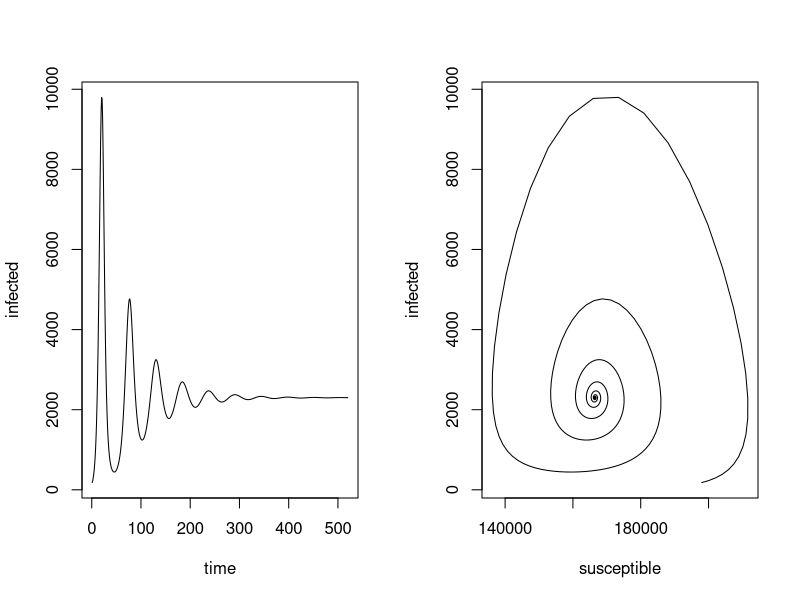
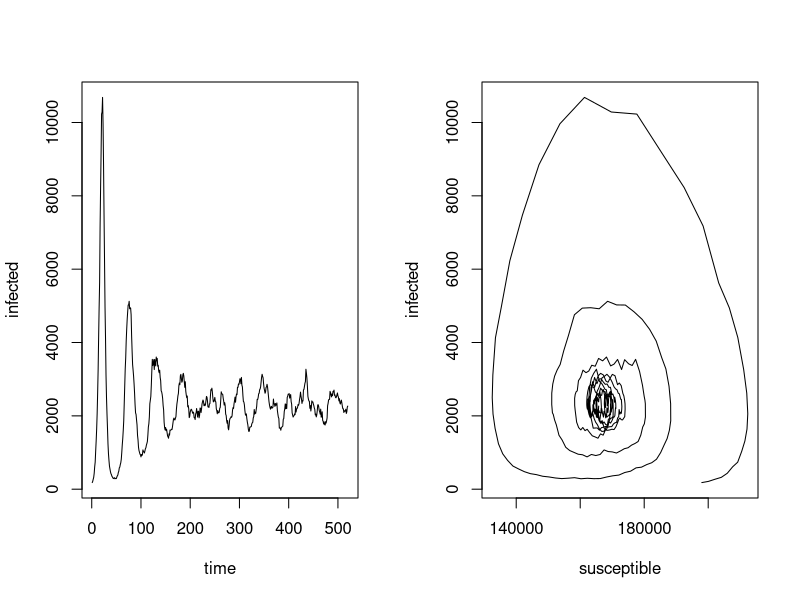
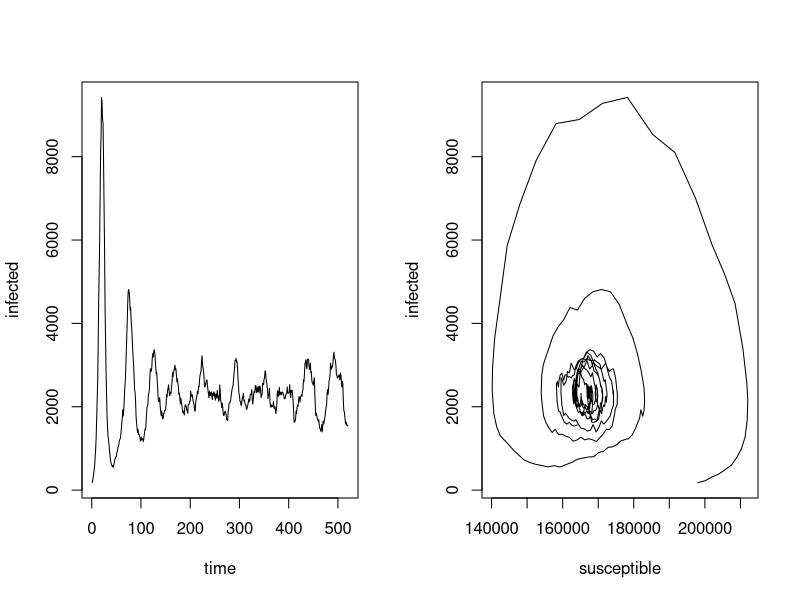
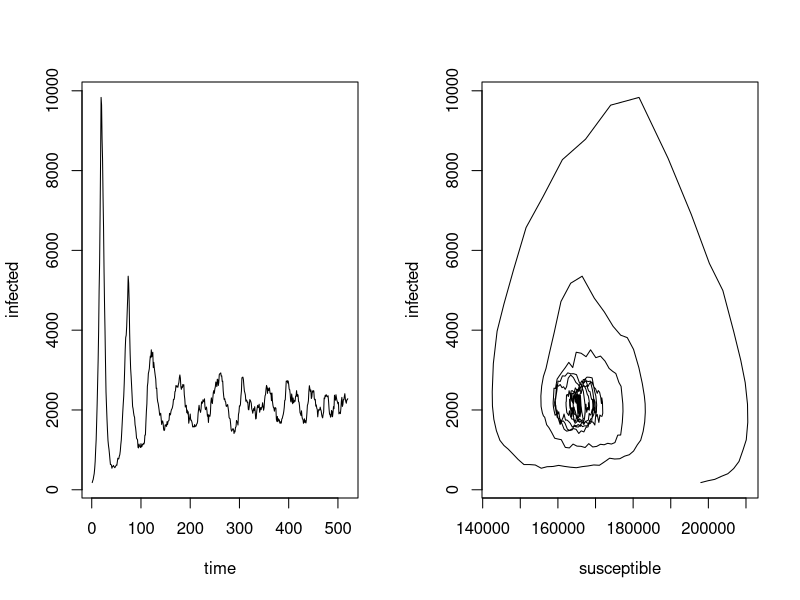
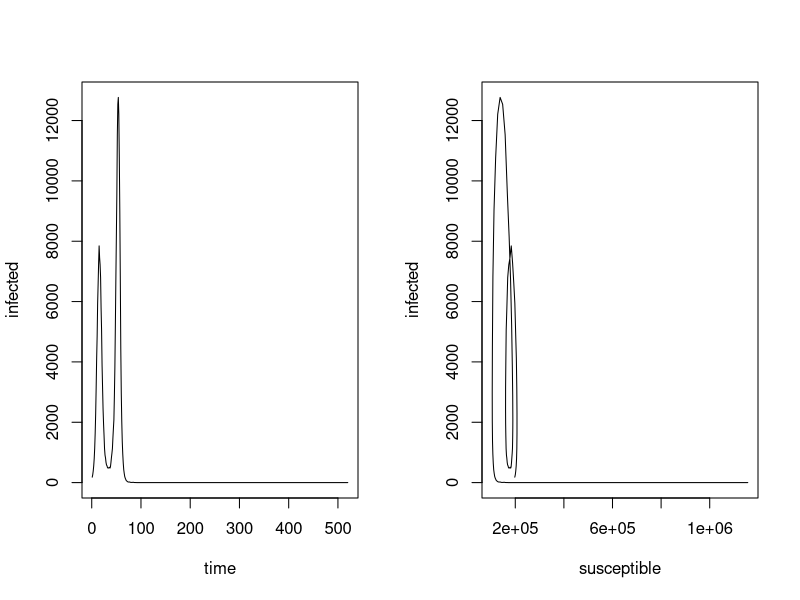

Here is the R script that generated these plots, in order:
## Isty  Rysava
## 03/14/2023
## Demonstration of TSIR simulation code - Modeling Methods Workshop

rm(list=ls())

### (1) Deterministic simulation of TSI
## Function
simTSI = function(pop, params, times) {
  lambda = I = S = rep(NA, times) # Initialize empty vectors
  N = pop$N
  B = pop$B
  I[1] = pop$I0 
  S[1] = pop$S0*N
  lambda[1] = pop$I0 
  beta = params$beta
  alpha = params$alpha
  
  for (i in 2:times) {
    lambda[i] = beta * I[i - 1]^alpha * S[i - 1] /N
    if (lambda[i] < 0) {lambda[i] = 0}
    I[i] = lambda[i]
    S[i] = S[i - 1] + B - I[i]
  }
  list(I = I, S = S)
}

## Run
pop <- list(S0=0.06, N=3.3E6, I0=180, B=2300) # set up initial population list
params <- list(beta = 25, alpha=0.97) # parameters
times <- 52*10 # 10 years, weekly
out <- simTSI(pop, params, times)

## Plot
par(mfrow = c(1, 2))
plot(out$I, ylab = "infected", xlab = "time", type="l")
plot(out$S, out$I, ylab = "infected", xlab = "susceptible", type="l")

### (2) Stochastic simulation of TSI
## Function
simTSI_stoch = function(pop, params, times) {
  lambda = I = S = rep(NA, times) 
  N = pop$N
  B = pop$B
  I[1] = pop$I0 
  S[1] = pop$S0*N
  lambda[1] = pop$I0 
  beta = params$beta
  alpha = params$alpha
  
  for (i in 2:times) {
    lambda[i] = rnorm(1, mean=beta, sd=1) * I[i - 1]^alpha * S[i - 1] /N 
    # consider using Negative Binomial distribution for strong environmental noice
    if (lambda[i] < 0) {lambda[i] = 0}
    I[i] = rpois(1, lambda[i]) 
    S[i] = S[i - 1] + B - I[i]
  }
  list(I = I, S = S)
}

## Run
pop <- list(S0=0.06, N=3.3E6, I0=180, B=2300) 
params <- list(beta = 25, alpha=0.97) 
times <- 52*10 
out <- simTSI_stoch(pop, params, times)

## Plot
plot(out$I, ylab = "infected", xlab = "time", type="l")
plot(out$S, out$I, ylab = "infected", xlab = "susceptible", type="l")

### (3) Stochastic simulation of TSI with incursions
simTSI_inc = function(pop, params, times) {
  lambda = I = S = rep(NA, times) # Initialize empty vectors
  N = pop$N
  B = pop$B
  I[1] = pop$I0 
  S[1] = pop$S0*N
  lambda[1] = pop$I0 
  beta = params$beta
  alpha = params$alpha
  inc_rate = params$inc
  
  for (i in 2:times) {
    lambda[i] = rnorm(1, mean=beta, sd=1) * I[i - 1]^alpha * S[i - 1] /N
    if (lambda[i] < 0) {lambda[i] = 0}
    I[i] = rpois(1, lambda[i]) + rbinom(1, 1, inc_rate) # incursions can be drawn from Poisson distributions 
    S[i] = S[i - 1] + B - I[i]
  }
  list(I = I, S = S)
}

## Run
pop <- list(S0=0.06, N=3.3E6, I0=180, B=2300) # set up initial population with 1 infected individual
params <- list(beta = 25, alpha=0.97, inc=10/52) # 10 introductions in a year
times <- 52*10 # 10 years, weekly
out <- simTSI_inc(pop, params, times)

## Plot
plot(out$I, ylab = "infected", xlab = "time", type="l")
plot(out$S, out$I, ylab = "infected", xlab = "susceptible", type="l")

### (4) Stochastic simulation of TSI with lasting immunity due to vaccination
simTSI_vacc = function(pop, params, times) {
  lambda = I = S = rep(NA, times) # Initialize empty vectors
  N = pop$N
  B = pop$B
  I[1] = pop$I0 
  S[1] = pop$S0*N
  lambda[1] = pop$I0 
  beta = params$beta
  alpha = params$alpha
  vacc_rate = params$vacc
  
  for (i in 2:times) {
    lambda[i] = rnorm(1, mean=beta, sd=1) * I[i - 1]^alpha * S[i - 1] /N
    if (lambda[i] < 0) {lambda[i] = 0}
    I[i] = rpois(1, lambda[i]) 
    S[i] = S[i - 1] + B - I[i] -  rbinom(1, S[i - 1], vacc_rate)
  }
  list(I = I, S = S)
}

## Run
pop <- list(S0=0.06, N=3.3E6, I0=180, B=2300) 
params <- list(beta = 25, alpha=0.97, vacc = 1/1000) 
times <- 52*10 
out <- simTSI_vacc(pop, params, times)

## Plot
plot(out$I, ylab = "infected", xlab = "time", type="l")
plot(out$S, out$I, ylab = "infected", xlab = "susceptible", type="l")

### Stochastic simulation of TSI with seasonality
simTSI_seas = function(pop, params, times) {
  lambda = I = S = rep(NA, times) # Initialize empty vectors
  N = pop$N
  B = pop$B
  I[1] = pop$I0 
  S[1] = pop$S0*N
  lambda[1] = pop$I0 
  sf  = params$sf
  beta = params$beta*(1 + sf*cos(2*pi*(1:(times))/52))
  alpha = params$alpha
  
  for (i in 2:times) {
    lambda[i] = rnorm(1, mean=beta[i], sd=1) * I[i - 1]^alpha * S[i - 1] /N
    if (lambda[i] < 0) {lambda[i] = 0}
    I[i] = rpois(1, lambda[i])  
    S[i] = S[i - 1] + B - I[i] 
  }
  list(I = I, S = S)
}

## Run
pop <- list(S0=0.06, N=3.3E6, I0=180, B=2300) 
params <- list(beta = 25, alpha=0.97, sf=0.2) 
times <- 52*10 
out <- simTSI_seas(pop, params, times)

## Plot
plot(out$I, ylab = "infected", xlab = "time", type="l")
plot(out$S, out$I, ylab = "infected", xlab = "susceptible", type="l")

